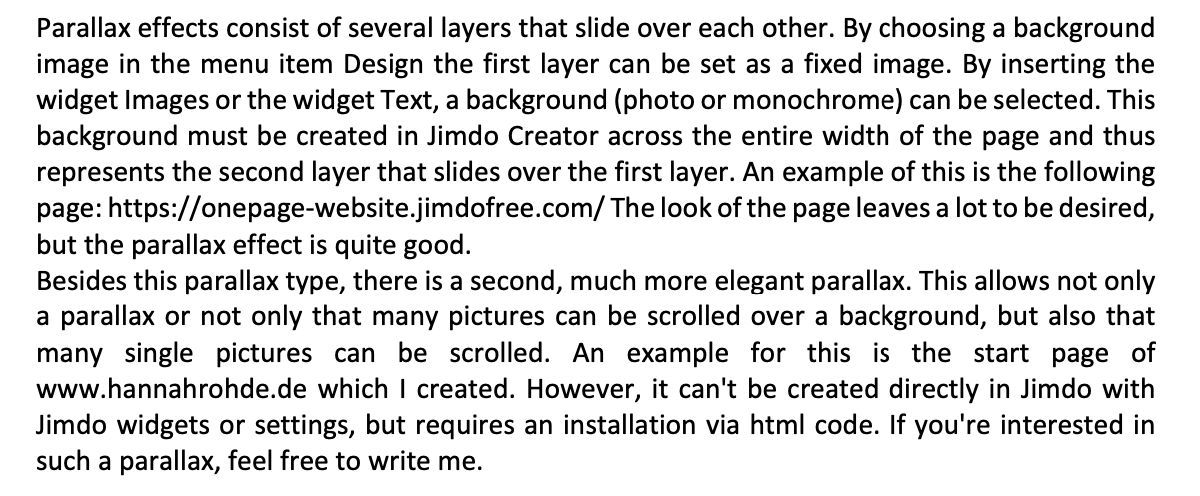
#> input picture initial testing/jimdoo.png, 1200 x 496 px
$ python test_OCR.py
#> lines starting #> are read from the running program, lines starting #| are printed output that depends on the picture
import cv2
import pytesseract
import numpy as np

img = cv2.imread('./jimdoo.png')
#> img is the input picture: shape (496, 1200, 3); min 0, max 255, mean 221.7
gray = cv2.cvtColor(img, cv2.COLOR_RGB2GRAY)
gray = cv2.bitwise_not(gray)
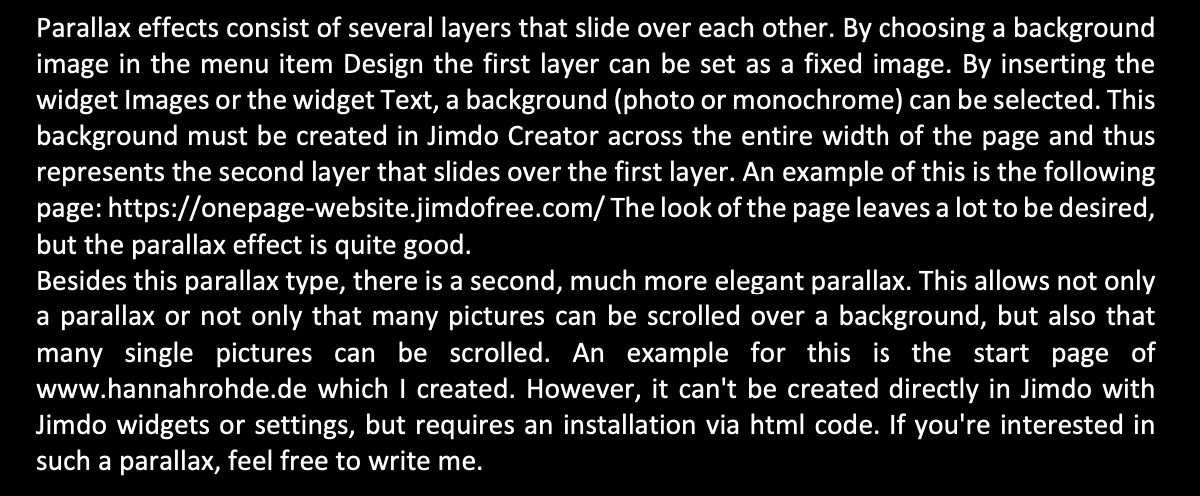
#> gray: shape (496, 1200); min 0, max 255, mean 33.3

kernel = np.ones((2, 1), np.uint8)
img = cv2.erode(img, kernel, iterations=1)
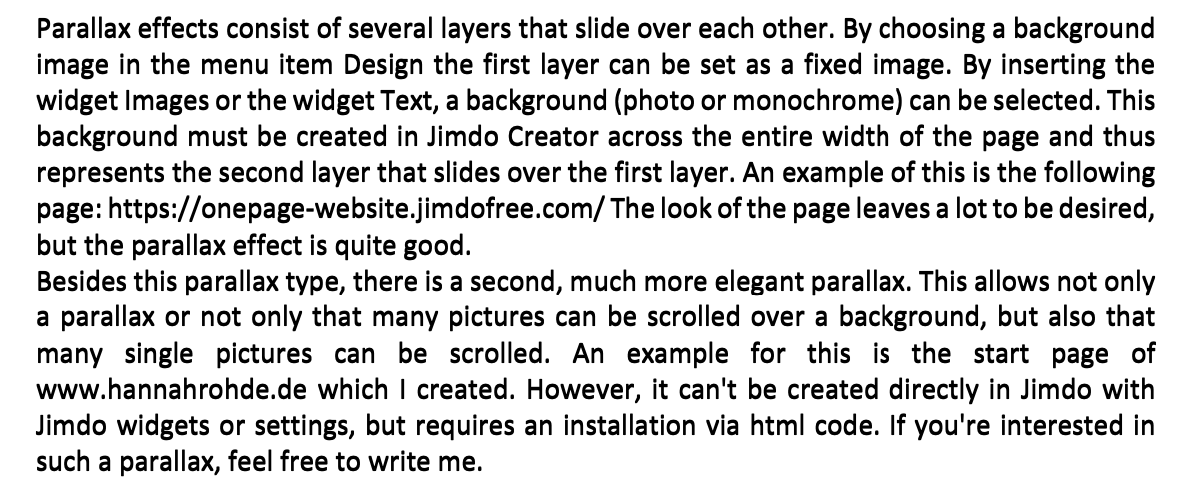
#> img: shape (496, 1200, 3); min 0, max 255, mean 215.2
img = cv2.dilate(img, kernel, iterations=1)
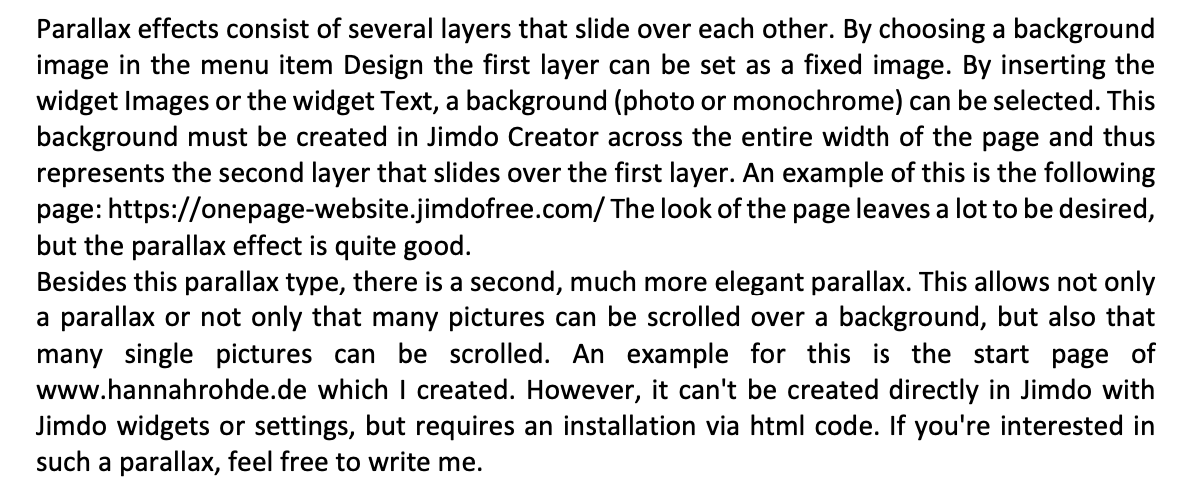
#> img: shape (496, 1200, 3); min 0, max 255, mean 221.6
#> (the run stopped early here; a loop or call above may not have finished)

$ run again, with initial testing/sample_image.png copied over initial testing/jimdoo.png
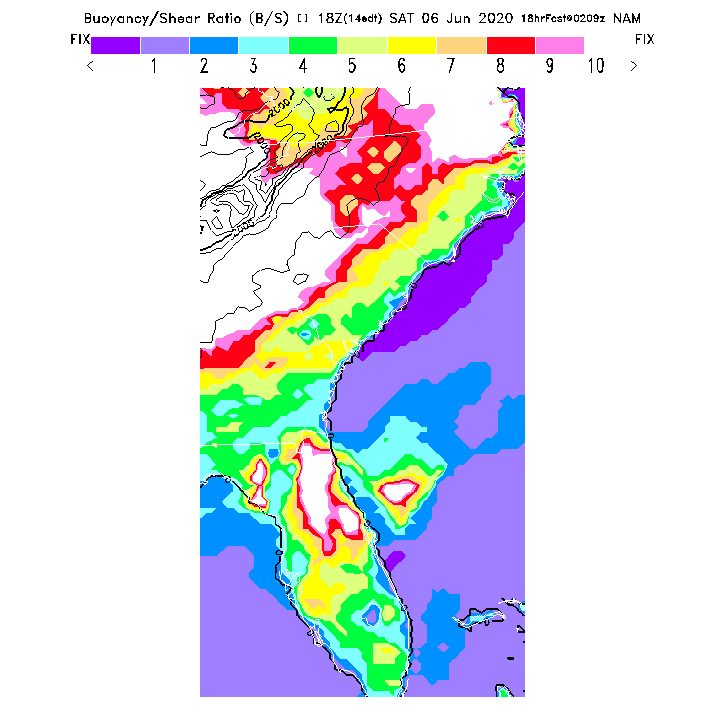
#> input picture initial testing/sample_image.png, 726 x 726 px
#> img is the input picture: shape (726, 726, 3); mean B, G, R 229.5, 220.3, 218.2
#> `gray = cv2.bitwise_not(gray)`:
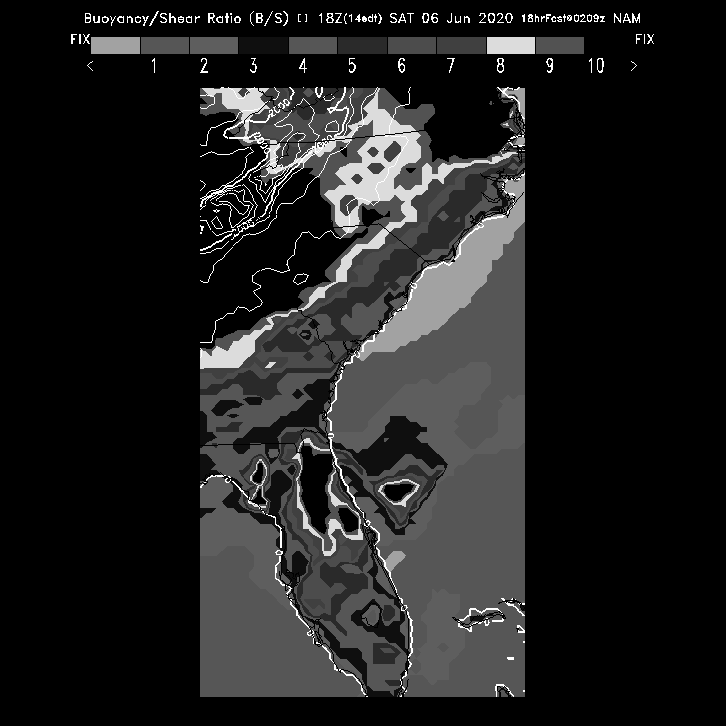
#> gray: shape (726, 726); min 0, max 255, mean 32.2
#> `img = cv2.dilate(img, kernel, iterations=1)`:
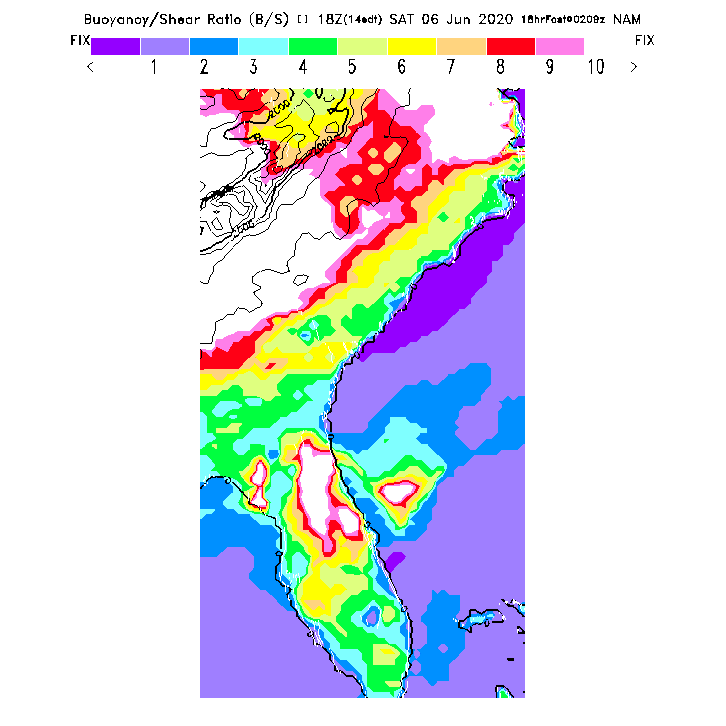
#> img: shape (726, 726, 3); mean B, G, R 229.1, 220, 217.8
